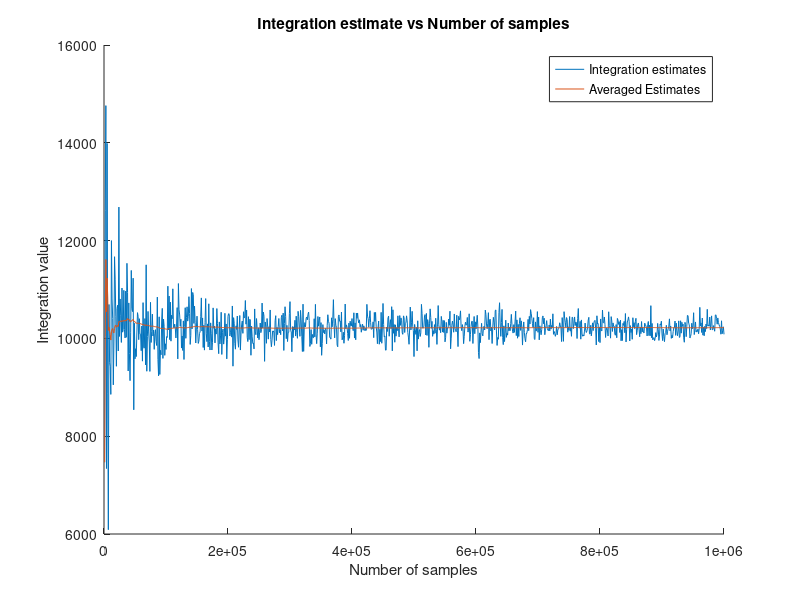

The MATLAB script that drew this image: (Note: this script raises an error after producing the figure.)
%% Question 4
%
% Use uniform samples to estimate the following integral by simulation:
%
% $$ {\int}{\int}  e^{\left(x+y\right)^{4}}dxdy $$ where 
% 
% $$ x {\in} (0,1) and y {\in} (0,1) $$
% 
%% Answer
clear
n_samples = [1000:1000:1000000];
integration_estimate = zeros(length(n_samples),1);
avg_integration_estimate = zeros(length(n_samples),1);

for j = [1:length(n_samples)]
    X = rand(n_samples(j),1);
    Y = rand(n_samples(j),1);
    integration_samples = exp((X+Y).^4);
    integration_estimate(j) = mean(integration_samples);
end

avg_integration_estimate_cumsum = cumsum(integration_estimate);

for j = [1: length(n_samples)]
    avg_integration_estimate(j) = avg_integration_estimate_cumsum(j)/j;
end




fig1 = figure(1);
% ax1 = axes('Parent', fig1);
title('Integration estimate vs Number of samples');
xlabel('Number of samples');
ylabel('Integration value');
hold on
plot(n_samples, integration_estimate);
plot(n_samples, avg_integration_estimate);
legend('Integration estimates','Averaged Estimates');
hold off

fprintf('The estimated value of integration is %d\n', avg_integration_estimate(length(n_samples)));


%% Actual integration value is



syms x y;

f = @(x,y) exp((x+y).^4);
q = integral2(f, 0,1,0,1);

fprintf('The Actual integrtaion value is %d \n', q)






